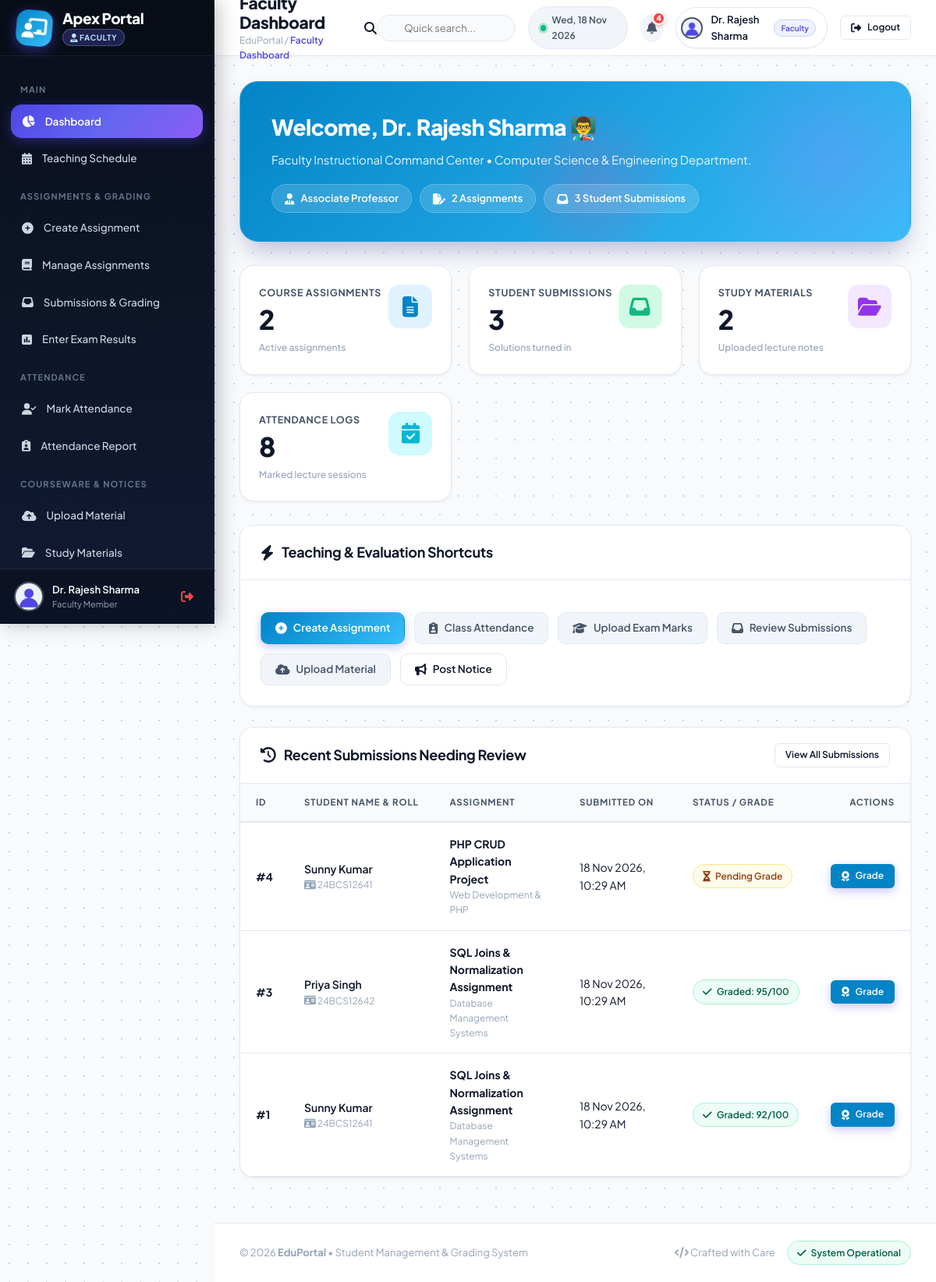
Before: /faculty/dashboard.php (signed in) with the older database file.
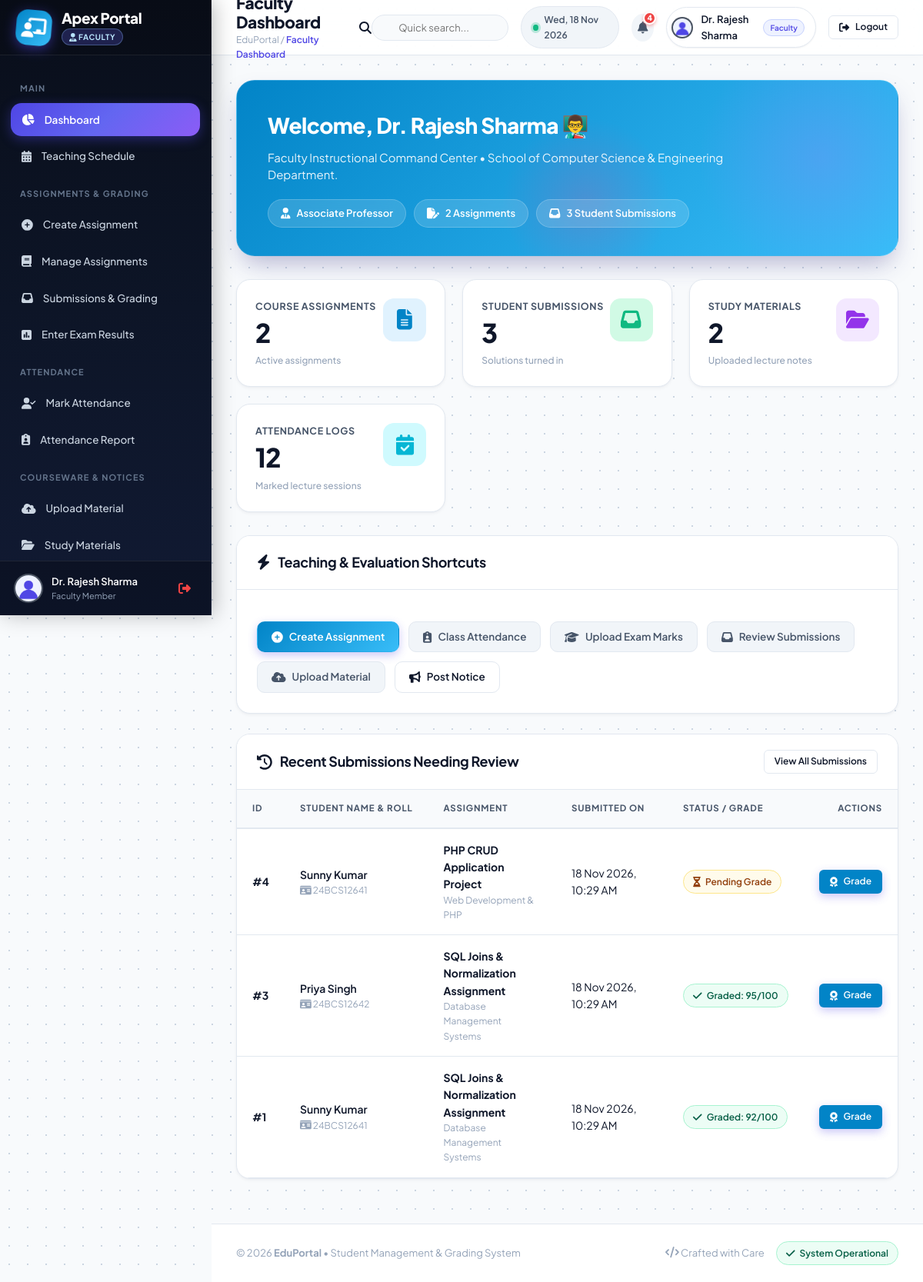
After: the same page with the newer database file.
### tables this page shows
CREATE TABLE `faculty` (
  `faculty_id` int(11) NOT NULL AUTO_INCREMENT,
  `user_id` int(11) NOT NULL,
  `department_id` int(11) DEFAULT NULL,
  `department` varchar(100) DEFAULT 'Computer Science',
  `designation` varchar(100) NOT NULL DEFAULT 'Assistant Professor',
  `qualification` varchar(150) NOT NULL DEFAULT 'Ph.D. / M.Tech',
  `specialization` varchar(200) DEFAULT 'Computer Networks, AI',
  `office` varchar(100) DEFAULT 'Block A, Room 304',
  `profile_picture` varchar(255) DEFAULT NULL,
  `created_at` timestamp NOT NULL DEFAULT current_timestamp(),
  PRIMARY KEY (`faculty_id`),
  UNIQUE KEY `user_id` (`user_id`),
  KEY `user_id_2` (`user_id`),
  KEY `department_id` (`department_id`),
  CONSTRAINT `fk_fac_dept` FOREIGN KEY (`department_id`) REFERENCES `departments` (`department_id`) ON DELETE SET NULL,
  CONSTRAINT `fk_fac_user` FOREIGN KEY (`user_id`) REFERENCES `users` (`id`) ON DELETE CASCADE
);

### config/db.php (called while the page is built, shortened)
<?php
if (!function_exists('safe_count')) {
    function safe_count($con, $table, $where = "1=1") {
        $t_clean = preg_replace('/[^a-zA-Z0-9_]/', '', $table);
        $res = @mysqli_query($con, "SELECT COUNT(*) FROM `$t_clean` WHERE $where");
        if ($res && $row = mysqli_fetch_row($res)) {
            return (int)$row[0];
        }
        return 0;
    }
}
if (!function_exists('safe_num_rows')) {
    function safe_num_rows($result) {
        if ($result && is_object($result)) {
            return mysqli_num_rows($result);
        }
        return 0;
    }
}
?>

### faculty/dashboard.php (the view, shortened to what the changed rows need)
<?php
include("../config/db.php");
$user_id = $_SESSION['user_id'];
$f_query = mysqli_query($con, "SELECT * FROM faculty WHERE user_id='$user_id' LIMIT 1");
$faculty = mysqli_fetch_assoc($f_query);
$faculty_id = $faculty['faculty_id'] ?? 0;
$total_assignments = safe_count($con, "assignments", "faculty_id='$faculty_id' OR faculty_id IS NULL");
$total_submissions_res = @mysqli_query($con, "
    SELECT s.submission_id FROM submissions s
    JOIN assignments a ON s.assignment_id = a.assignment_id
    WHERE a.faculty_id='$faculty_id' OR a.faculty_id IS NULL
");
$total_submissions = safe_num_rows($total_submissions_res);
$total_att_res = @mysqli_query($con, "SELECT DISTINCT attendance_date, subject_id FROM attendance");
$total_attendance = safe_num_rows($total_att_res);
include("../includes/header.php");
include("../includes/navbar.php");
?>
<div class="hero-banner" style="background: linear-gradient(135deg, #0284c7 0%, #38bdf8 100%);">
    <div class="hero-content">
        <h2>Welcome, <?php echo htmlspecialchars($_SESSION['name'] ?? 'Faculty'); ?> 👨‍🏫</h2>
        <p>Faculty Instructional Command Center &bull; <?php echo htmlspecialchars($faculty['department'] ?? 'Computer Science'); ?> Department.</p>
        <div class="hero-badges">
            <span class="hero-badge-item"><i class="fa-solid fa-user-tie"></i> <?php echo htmlspecialchars($faculty['designation'] ?? 'Faculty Member'); ?></span>
            <span class="hero-badge-item"><i class="fa-solid fa-file-pen"></i> <?php echo $total_assignments; ?> Assignments</span>
            <span class="hero-badge-item"><i class="fa-solid fa-inbox"></i> <?php echo $total_submissions; ?> Student Submissions</span>
        </div>
    </div>
</div>
<div class="stats-grid">
    <div class="stat-card info">
        <div class="stat-info">
            <div class="stat-label">Attendance Logs</div>
            <div class="stat-value"><?php echo $total_attendance; ?></div>
            <div class="stat-subtext">Marked lecture sessions</div>
        </div>
    </div>
</div>
<div class="card">
    <div class="card-body" style="padding:0;">
        <div class="table-responsive">
            <table class="custom-table">
                <thead>
                    <tr>
                        <th>ID</th>
                        <th>Student Name & Roll</th>
                        <th>Assignment</th>
                        <th>Submitted On</th>
                        <th>Status / Grade</th>
                        <th style="text-align:right;">Actions</th>
                    </tr>
                </thead>
            </table>
        </div>
    </div>
</div>
<?php include("../includes/footer.php"); ?>

Changed rows visible on the page:
changed faculty "Associate Professor": department "Computer Science & Engineering" → "School of Computer Science & Engineering"
Other visible differences:
$total_attendance: "8" → "12"
